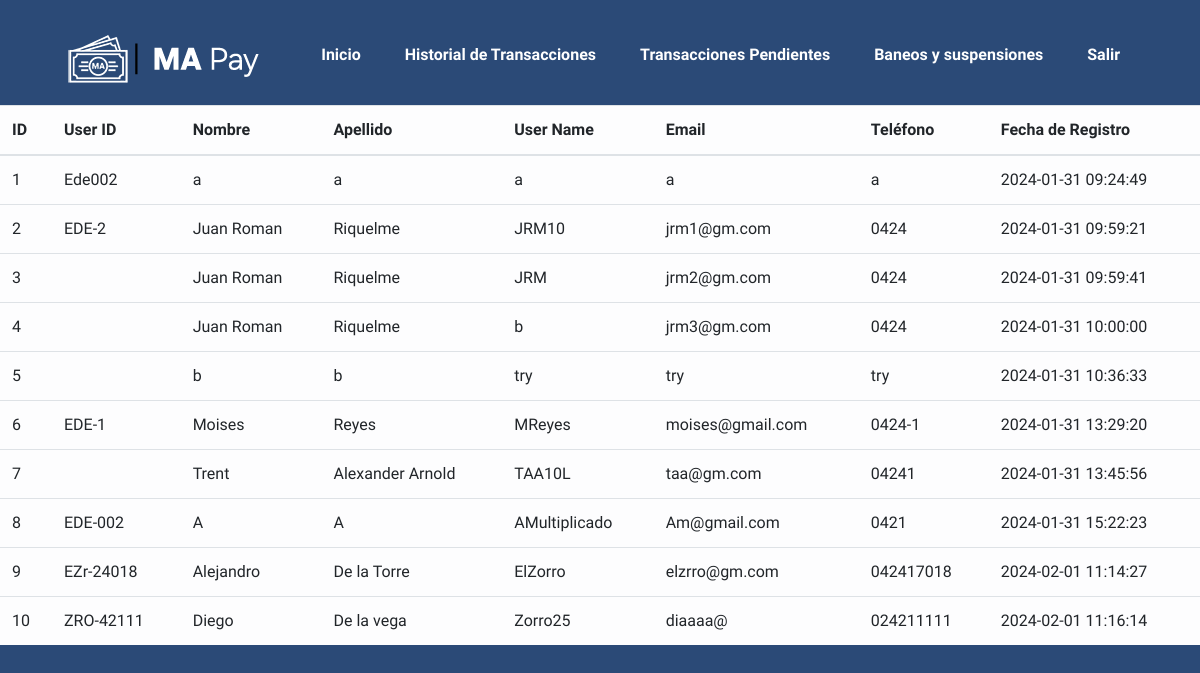
/Página/Usuario.php, run on an earlier commit of the app's database.
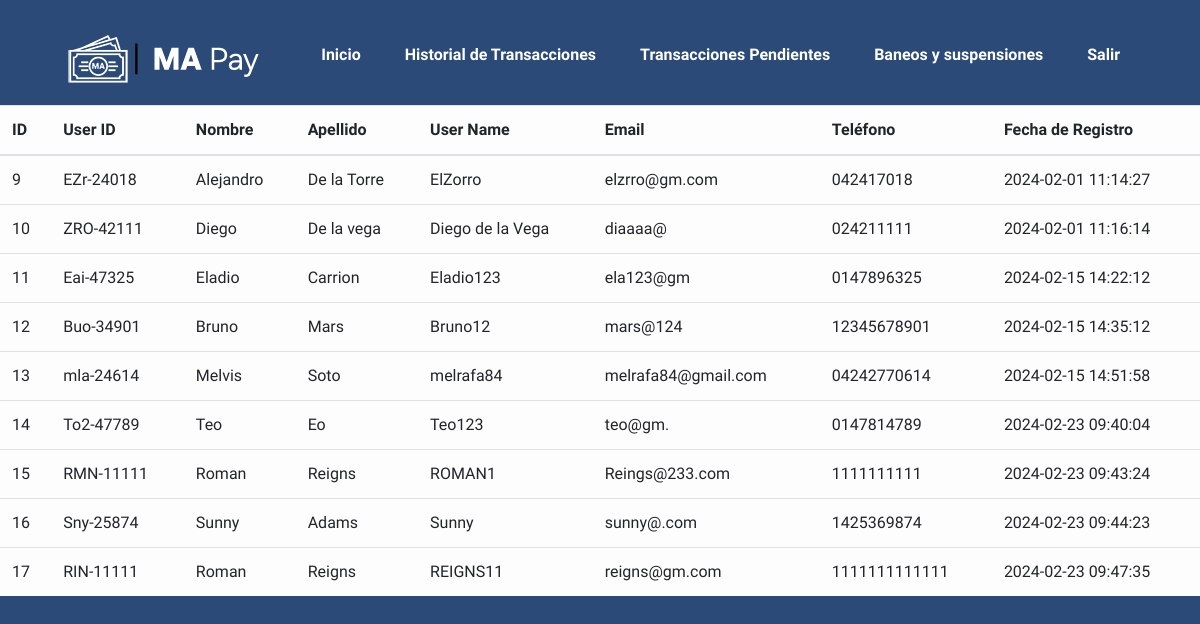
And on a later commit of the database.
### tables this page shows
CREATE TABLE `usuario` (
  `ID` int(11) NOT NULL,
  `UserID` text NOT NULL,
  `Nombre` text NOT NULL,
  `Apellido` text NOT NULL,
  `User_name` text NOT NULL,
  `Email` text NOT NULL,
  `Pass` text NOT NULL,
  `Tlf` text NOT NULL,
  `Reg` datetime NOT NULL DEFAULT current_timestamp()
);

### Página/conexu.php (the view)
<?php
include ("conex.php");
if($link){
    $query="SELECT * FROM usuario";
    $resul=mysqli_query($link, $query);
    if($resul->num_rows>0){
while ($dato = mysqli_fetch_array($resul)){
$id = $dato['ID'];
$user = $dato['UserID'];
$nom = $dato['Nombre'];
$ape = $dato['Apellido'];
$usna = $dato['User_name'];
$email = $dato['Email'];
$tlf = $dato['Tlf'];
$reg = $dato['Reg'];
?>
<tr>
    <td><?= $id ?></td>
    <td><?= $user ?></td>
    <td><?= $nom ?></td>
    <td><?= $ape ?></td>
    <td><?= $usna ?></td>
    <td><?= $email ?></td>
    <td><?= $tlf ?></td>
    <td><?= $reg ?></td>
    </tr>
<?php
}
    }
}
?>

What changed in the data, as far as the page shows it:
removed usuario: ID "1", UserID "Ede002", Nombre "a", Apellido "a", User_name "a", Email "a", Tlf "a", Reg "2024-01-31 09:24:49"
removed usuario: ID "2", UserID "EDE-2", Nombre "Juan Roman", Apellido "Riquelme", User_name "JRM10", Email "jrm1@gm.com", Tlf "0424", Reg "2024-01-31 09:59:21"
removed usuario: ID "3", Nombre "Juan Roman", Apellido "Riquelme", User_name "JRM", Email "jrm2@gm.com", Tlf "0424", Reg "2024-01-31 09:59:41"
removed usuario: ID "4", Nombre "Juan Roman", Apellido "Riquelme", User_name "b", Email "jrm3@gm.com", Tlf "0424", Reg "2024-01-31 10:00:00"
removed usuario: ID "5", Nombre "b", Apellido "b", User_name "try", Email "try", Tlf "try", Reg "2024-01-31 10:36:33"
removed usuario: ID "6", UserID "EDE-1", Nombre "Moises", Apellido "Reyes", User_name "MReyes", Email "moises@gmail.com", Tlf "0424-1", Reg "2024-01-31 13:29:20"
removed usuario: ID "7", Nombre "Trent", Apellido "Alexander Arnold", User_name "TAA10L", Email "taa@gm.com", Tlf "04241", Reg "2024-01-31 13:45:56"
removed usuario: ID "8", UserID "EDE-002", Nombre "A", Apellido "A", User_name "AMultiplicado", Email "Am@gmail.com", Tlf "0421", Reg "2024-01-31 15:22:23"
changed usuario "ZRO-42111": User_name "Zorro25" → "Diego de la Vega"
added usuario: ID "11", UserID "Eai-47325", Nombre "Eladio", Apellido "Carrion", User_name "Eladio123", Email "ela123@gm", Tlf "0147896325", Reg "2024-02-15 14:22:12"
added usuario: ID "12", UserID "Buo-34901", Nombre "Bruno", Apellido "Mars", User_name "Bruno12", Email "mars@124", Tlf "12345678901", Reg "2024-02-15 14:35:12"
added usuario: ID "13", UserID "mla-24614", Nombre "Melvis", Apellido "Soto", User_name "melrafa84", Email "melrafa84@gmail.com", Tlf "04242770614", Reg "2024-02-15 14:51:58"
added usuario: ID "14", UserID "To2-47789", Nombre "Teo", Apellido "Eo", User_name "Teo123", Email "teo@gm.", Tlf "0147814789", Reg "2024-02-23 09:40:04"
added usuario: ID "15", UserID "RMN-11111", Nombre "Roman", Apellido "Reigns", User_name "ROMAN1", Email "Reings@233.com", Tlf "1111111111", Reg "2024-02-23 09:43:24"
added usuario: ID "16", UserID "Sny-25874", Nombre "Sunny", Apellido "Adams", User_name "Sunny", Email "sunny@.com", Tlf "1425369874", Reg "2024-02-23 09:44:23"
added usuario: ID "17", UserID "RIN-11111", Nombre "Roman", Apellido "Reigns", User_name "REIGNS11", Email "reigns@gm.com", Tlf "1111111111111", Reg "2024-02-23 09:47:35"
